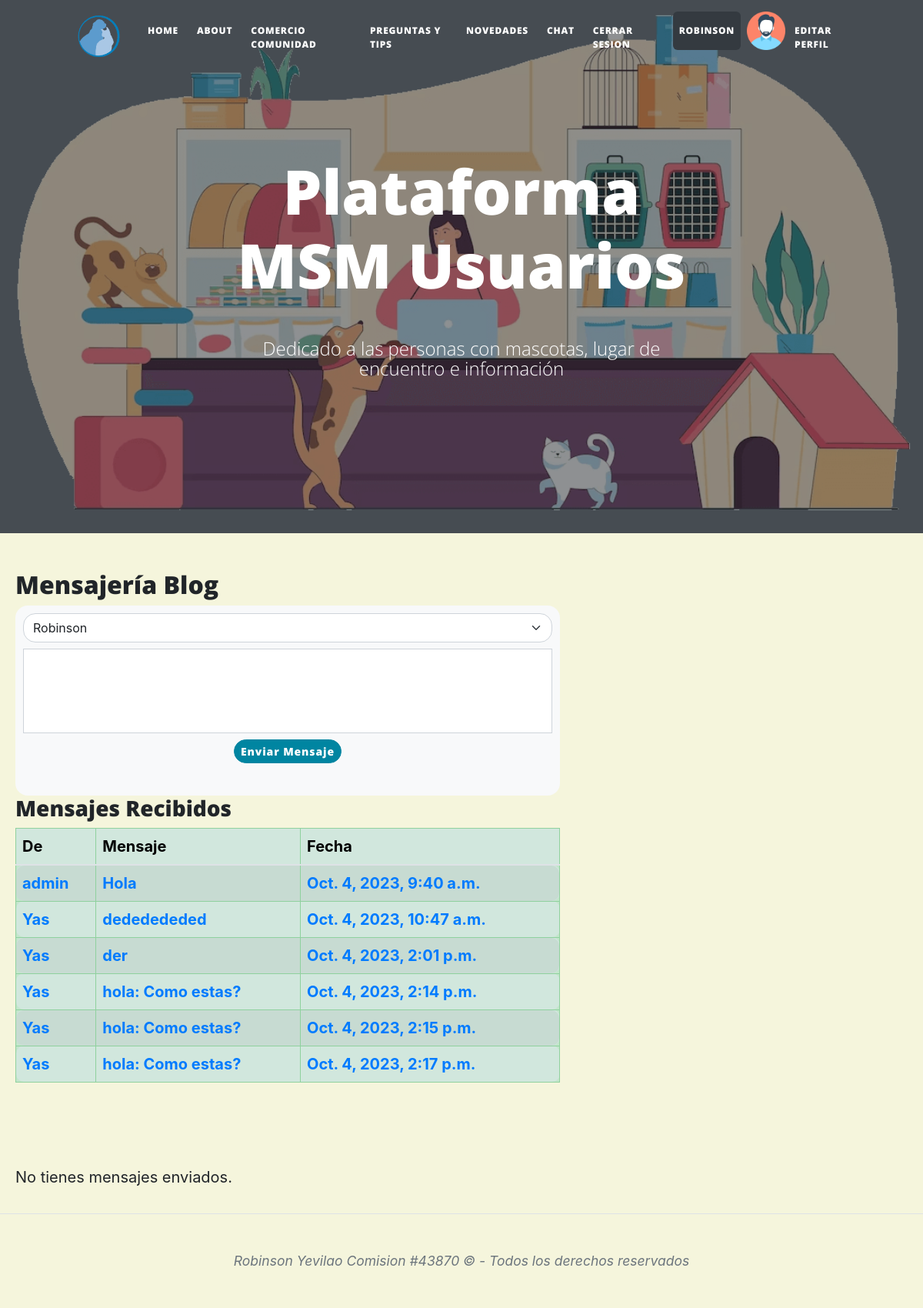
Before: /AppMensajes/chat/ (signed in) with the older database file.
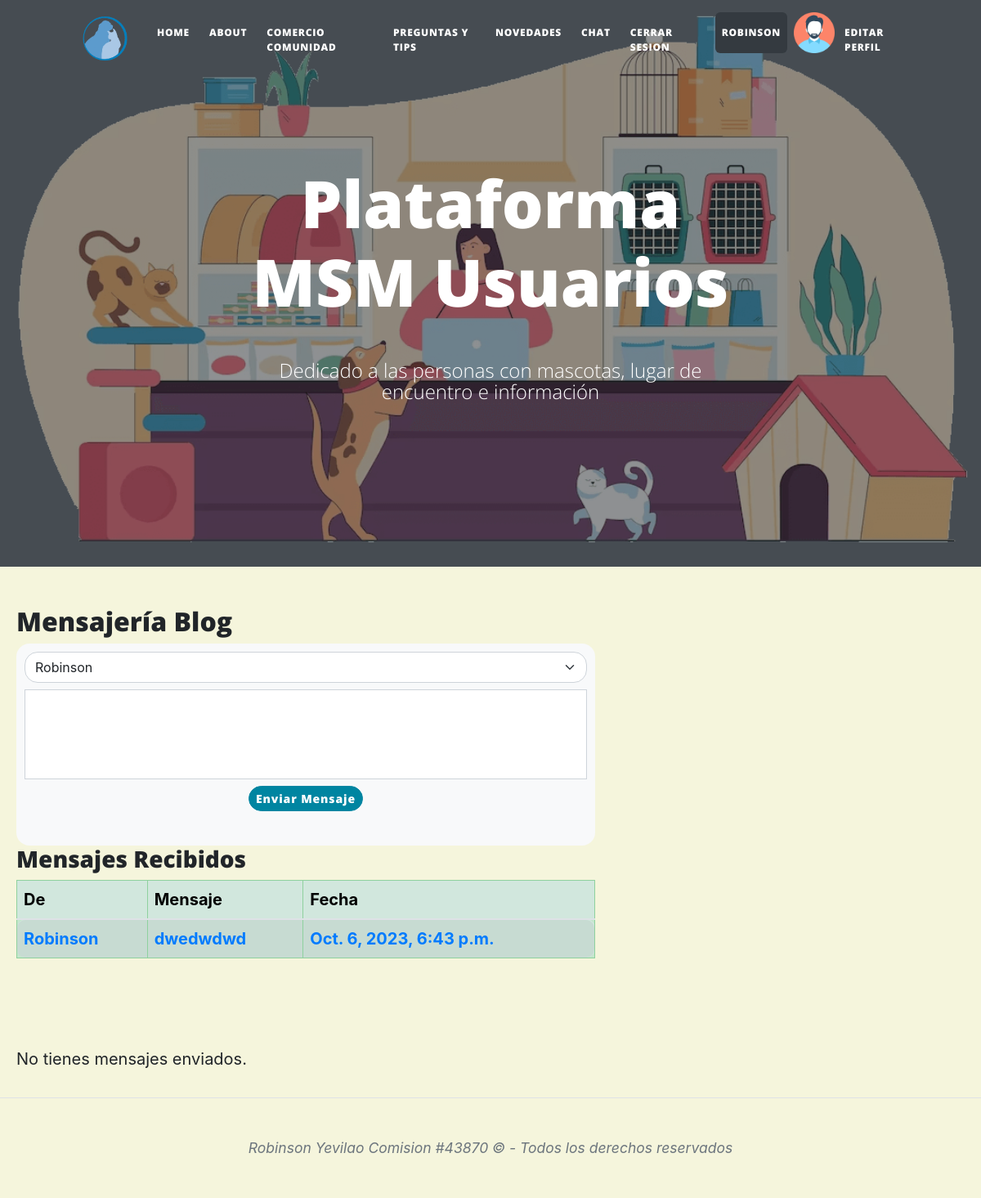
After: the same page with the newer database file.
### AppMensajes/models.py (models this page shows, shortened)
class Mensaje(models.Model):
    enviado = models.ForeignKey(User, on_delete=models.CASCADE, related_name="mensajes_enviados")
    recibido = models.ForeignKey(User, on_delete=models.CASCADE, related_name="mensajes_recibidos")
    contenido = models.CharField(max_length=200)
    fechaenvio = models.DateTimeField(auto_now_add=True)

### AppMensajes/views.py (the view, shortened to what this page needs)
# urls.py: path('chat/', vista_chat, name="chat"),
@login_required
def vista_chat(request):
    avatar = obtenerAvatar(request)
    form = formularioMensaje()
    usuarios = User.objects.all()
    mensajes_recibidos = Mensaje.objects.filter(recibido=request.user)
    mensajes_enviados = Mensaje.objects.filter(enviado=request.user)
    return render(request, 'AppMensajes/chat.html', {'form': form, 'mensajes_recibidos': mensajes_recibidos, 'usuarios': usuarios, 'avatar': obtenerAvatar(request)})

### AppMensajes/forms.py
class formularioMensaje(forms.Form):
    envio = forms.CharField(widget=forms.Textarea(attrs={'rows': 10, 'cols': 40}))
    recibido = forms.ModelChoiceField(label="Para", queryset=User.objects.all())

### AppLogin/views.py (called while the page is built)
def obtenerAvatar(request):
    avatares = Avatar.objects.filter(user=request.user.id)
    if len(avatares) != 0:
        return avatares[0].imagen.url
    else:
        return f"{settings.MEDIA_URL}avatars/avatarpordefecto.png"

### AppMensajes/Templates/AppMensajes/chat.html (shortened to what the changed rows need)
{% extends "AppComunidad/padrecomunidad.html" %} {% load static %} {% block titulo %} Plataforma MSM Usuarios {% endblock titulo %} {% block contenido_comunidad %}
<main style="margin-left: 20px">
    <section>
        <h2>Mensajería Blog</h2>
        <div id="all-mv-container" style="width: 60%">
            {% if mensajes_recibidos %}
            <table class="table table-success table-striped">
                <thead>
                    <h3>Mensajes Recibidos</h3>
                    <tr>
                        <th scope="col">De</th>
                        <th scope="col">Mensaje</th>
                        <th scope="col">Fecha</th>
                    </tr>
                </thead>
                <tbody style="border-radius: 1rem">
                    {% for vm in mensajes_recibidos %}
                    <tr style="border-radius: 1rem">
                        <td><a href="{% url 'vmensaje' vm.id %}" width="60px" style="color: #007bff; font-weight: bold; text-decoration: none">{{ vm.enviado }}</a></td>
                        <td><a href="{% url 'vmensaje' vm.id %}" width="200px" style="color: #007bff; font-weight: bold; text-decoration: none" class="mensaje-limitado">{{ vm.contenido }}</a></td>
                        <td><a href="{% url 'vmensaje' vm.id %}" style="color: #007bff; font-weight: bold; text-decoration: none">{{ vm.fechaenvio }}</a></td>
                    </tr>
                    {% endfor %}
                </tbody>
            </table>
            {% else %}
            <p>No tienes mensajes.</p>
            {% endif %}
        </div>
    </section>
    <br />
    <br />
</main>
{% endblock contenido_comunidad %}

Changed rows visible on the page:
removed Mensaje: enviado "admin", contenido "Hola", fechaenvio "Oct. 4, 2023, 9:40 a.m."
removed Mensaje: enviado "Yas", contenido "dededededed", fechaenvio "Oct. 4, 2023, 10:47 a.m."
removed Mensaje: enviado "Yas", contenido "der", fechaenvio "Oct. 4, 2023, 2:01 p.m."
removed Mensaje: enviado "Yas", contenido "hola: Como estas?", fechaenvio "Oct. 4, 2023, 2:14 p.m."
removed Mensaje: enviado "Yas", contenido "hola: Como estas?", fechaenvio "Oct. 4, 2023, 2:15 p.m."
removed Mensaje: enviado "Yas", contenido "hola: Como estas?", fechaenvio "Oct. 4, 2023, 2:17 p.m."
added Mensaje: enviado "Robinson", contenido "dwedwdwd", fechaenvio "Oct. 6, 2023, 6:43 p.m."
